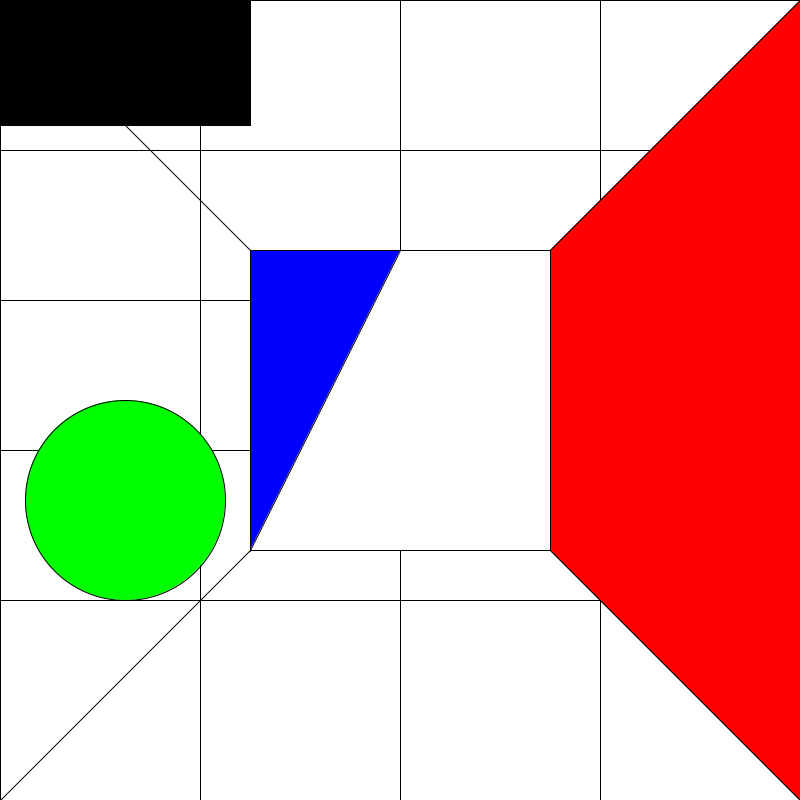
Frame 1 (no input)
Frame 60 (the mouse pressed at the canvas centre just before this capture): identical to frame 1, image omitted
Frame 120 (the mouse held since frame 60 and released just before this capture): identical to frame 1, image omitted

The Processing sketch that drew this single still picture (run headless with seeded random() and noise(); from frame 60 on, the mouse is pressed at the canvas centre):

// Processing sketch: processing_69316
// ── processing_69316.pde

void setup() {
  size(800, 800);
}
void draw() {

fill(255,255,255);  
rect(0,0,800,800);  

line(200, 0, 200, 800);
line(400, 0, 400, 800);
line(600, 0, 600, 800);

line(0, 150, 800, 150);
line(0, 300, 800, 300);
line(0, 450, 800, 450);
line(0, 600, 800, 600);

line(0, 0, 250, 250);
line(800, 0, 550, 250);
line(0, 800, 250, 550);
line(800, 800, 550, 550);

fill(255,255,255);
rect(250,250,300,300);

fill(0, 0, 0);
rect(0,0,250,125);

fill(0,0,255);
triangle(250, 250, 250, 550, 400, 250);

fill(255,0,0);
quad(800, 0, 550, 250, 550, 550, 800, 800);

fill(0,255,0);
ellipse(125, 500, 200, 200);

}
